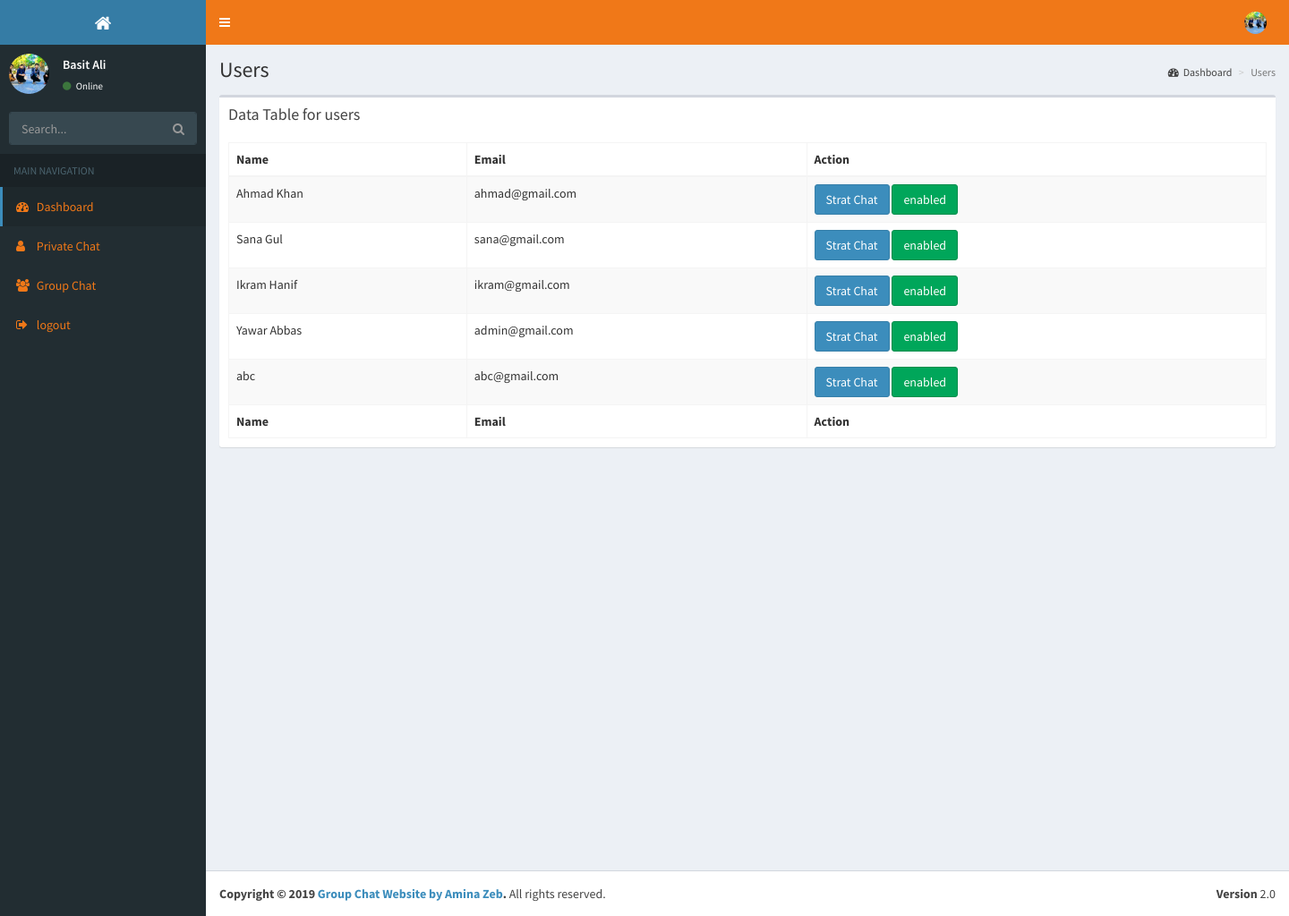
The page /user.php (signed in) on the database its author committed.
### tables this page shows
CREATE TABLE `user` (
  `id` int(11) NOT NULL,
  `name` varchar(50) NOT NULL,
  `password` varchar(50) NOT NULL,
  `email` varchar(50) NOT NULL,
  `image` varchar(300) NOT NULL,
  `status` enum('enabled','disabled','','') NOT NULL DEFAULT 'enabled',
  `visibility` varchar(50) NOT NULL
);

### user.php (the view)
<?php include "include_files/connection.php" ?>
<?php include "include_files/top_header.php";?>
<?php include "include_files/side_bar_menu.php";?>
<div class="content-wrapper">
  <section class="content-header">
    <h1>
    Users
    </h1>
    <ol class="breadcrumb">
      <li><a href="home.php"><i class="fa fa-dashboard"></i>Dashboard</a></li>
      <li class="active">Users</li>
    </ol>
  </section>
  <section class="content">
     <div class="box">
          <div class="box-header">
            <h3 class="box-title">Data Table for users</h3>
          </div>
          <div class="box-body table-responsive">
            <table id="example1" class="table table-bordered table-striped">
              <thead>
                <tr>
                  <th>Name</th>
                  <th>Email</th>
                  <th>Action</th>
                </tr>
              </thead>
              <tbody>
                <?php
                    $query = "SELECT * FROM user WHERE id!=$_SESSION[user_id] AND visibility='on'";
                    $run_query = mysqli_query($connection,$query) or die(mysqli_error($connection));
                    while ($fetch=mysqli_fetch_array($run_query)) {?>
                <tr>
                  <td><?php echo $fetch['name']; ?></td>
                  <td><?php echo $fetch['email']; ?></td>
                  <td>
                  <?php if($_SESSION['user_id']==1){ ?>
                    <a href="userchat.php?userid=<?php echo $fetch['id'];?>" class="btn btn-primary">Strat Chat
                    </a>
                  <?php if($fetch['status']=='enabled'){ ?>
                    <a href="enabled_disabled.php?userid=<?php echo $fetch['id'];?>" class="btn btn-success"><?php echo $fetch['status'];?></a>
                    <?php }
                    else{
                    ?>
                    <a href="enabled_disabled.php?userid=<?php echo $fetch['id']; ?>" class="btn btn-danger"><?php echo $fetch['status'];?></a>
                    <?php
                    }
                    ?>
                    <?php }
                     else{
                     ?>
                     <a href="userchat.php?userid=<?php echo $fetch['id'];?>" class="btn btn-primary">Start Chat
                    </a>
                     <?php
                     }
                    ?>
                  </td>
                </tr>
                <?php } ?>
              </tbody>
              <tfoot>
                <tr>
                  <th>Name</th>
                  <th>Email</th>
                  <th>Action</th>
                </tr>
              </tfoot>
            </table>
          </div>
        </div>
  </section>
</div>
 <?php include "include_files/footer.php";?>

### include_files/top_header.php (shortened to what this page needs)
<!DOCTYPE html>
<html>
  <head>
    <link rel="stylesheet" href="bootstrap/css/bootstrap.css">
    <link rel="stylesheet" href="https://maxcdn.bootstrapcdn.com/font-awesome/4.4.0/css/font-awesome.min.css">
    <link rel="stylesheet" href="https://code.ionicframework.com/ionicons/2.0.1/css/ionicons.min.css">
    <link rel="stylesheet" href="plugins/jvectormap/jquery-jvectormap-1.2.2.css">
    <link rel="stylesheet" href="plugins/datatables/dataTables.bootstrap.css">
    <link rel="stylesheet" href="dist/css/AdminLTE.min.css">
    <link rel="stylesheet" href="dist/css/skins/_all-skins.min.css">
  <link rel="stylesheet" href="plugins/morris.css">
  </head>
  <body class="hold-transition skin-blue sidebar-mini">
    <div class="wrapper">
      <header class="main-header">
        <a href="home.php" class="logo"><i class="fa fa-home"></i>
        </a>
        <nav class="navbar navbar-static-top" role="navigation">
          <a href="#" class="sidebar-toggle" data-toggle="offcanvas" role="button">
          </a>
          <div class="navbar-custom-menu">
            <ul class="nav navbar-nav">
              <?php
                  $ress=mysqli_query($connection,"SELECT * FROM user WHERE id='$_SESSION[user_id]'");
                   $fetchdat=mysqli_fetch_array($ress);
                ?>
              <li class="dropdown user user-menu">
                <a href="#" class="dropdown-toggle" data-toggle="dropdown">
                  <?php
                        $image=$fetchdat['image'];
if($image=="" || empty($image))
{
  echo "<img src='uploaded_images/default.png' class='user-image'>";
}else {
                        ?>
                  <img src="<?=$image?>" class="user-image" alt="User Image"><?php  } ?>
                </a>
              </li>
            </ul>
          </div>
        </nav>
      </header>

### include_files/side_bar_menu.php
<aside class="main-sidebar">
        <section class="sidebar">
          <div class="user-panel">
             <?php
                  $resss=mysqli_query($connection,"SELECT * FROM user WHERE id='$_SESSION[user_id]'");
                   $fetchdata=mysqli_fetch_array($resss);
                ?>
            <div class="pull-left image">
              <?php
        $image=$fetchdata['image'];
        if($image=="" || empty($image))
        {
         echo "<img src='uploaded_images/default.png' class='img-circle'>";
        }else {
                        ?>
              <img src="<?=$image?>" class="img-circle" alt="User Image"><?php  } ?>
            </div>
            <div class="pull-left info">
              <p><?php echo $fetchdata['name'];?></p>
              <a href="#"><i class="fa fa-circle text-success"></i> Online</a>
            </div>
          </div>
          <form action="#" method="get" class="sidebar-form">
            <div class="input-group">
              <input type="text" name="q" class="form-control" placeholder="Search...">
              <span class="input-group-btn">
                <button type="submit" name="search" id="search-btn" class="btn btn-flat"><i class="fa fa-search"></i></button>
              </span>
            </div>
          </form>
          <ul class="sidebar-menu">
            <li class="header">MAIN NAVIGATION</li>
            <li class="active">
              <a href="home.php">
                <i class="fa fa-dashboard"></i> <span>Dashboard</span>
              </a></li>
              <li>
              <a href="user.php">
                <i class="fa fa-user"></i> <span>Private Chat</span>
              </a></li>
              <li>
              <a href="group.php">
                <i class="fa fa-group"></i> <span>Group Chat</span>
              </a></li>
              <li>
              <a href="logout.php">
                <i class="fa fa-sign-out"></i> <span>logout</span>
              </a></li>
          </ul>
        </section>
      </aside>

### rows shown on the page
user: image (picture), name "Basit Ali"
user: name "Ahmad Khan", email "ahmad@gmail.com", status "enabled"
user: name "Sana Gul", email "sana@gmail.com", status "enabled"
user: name "Ikram Hanif", email "ikram@gmail.com", status "enabled"
user: name "Yawar Abbas", email "admin@gmail.com", status "enabled"
user: name "abc", email "abc@gmail.com", status "enabled"
